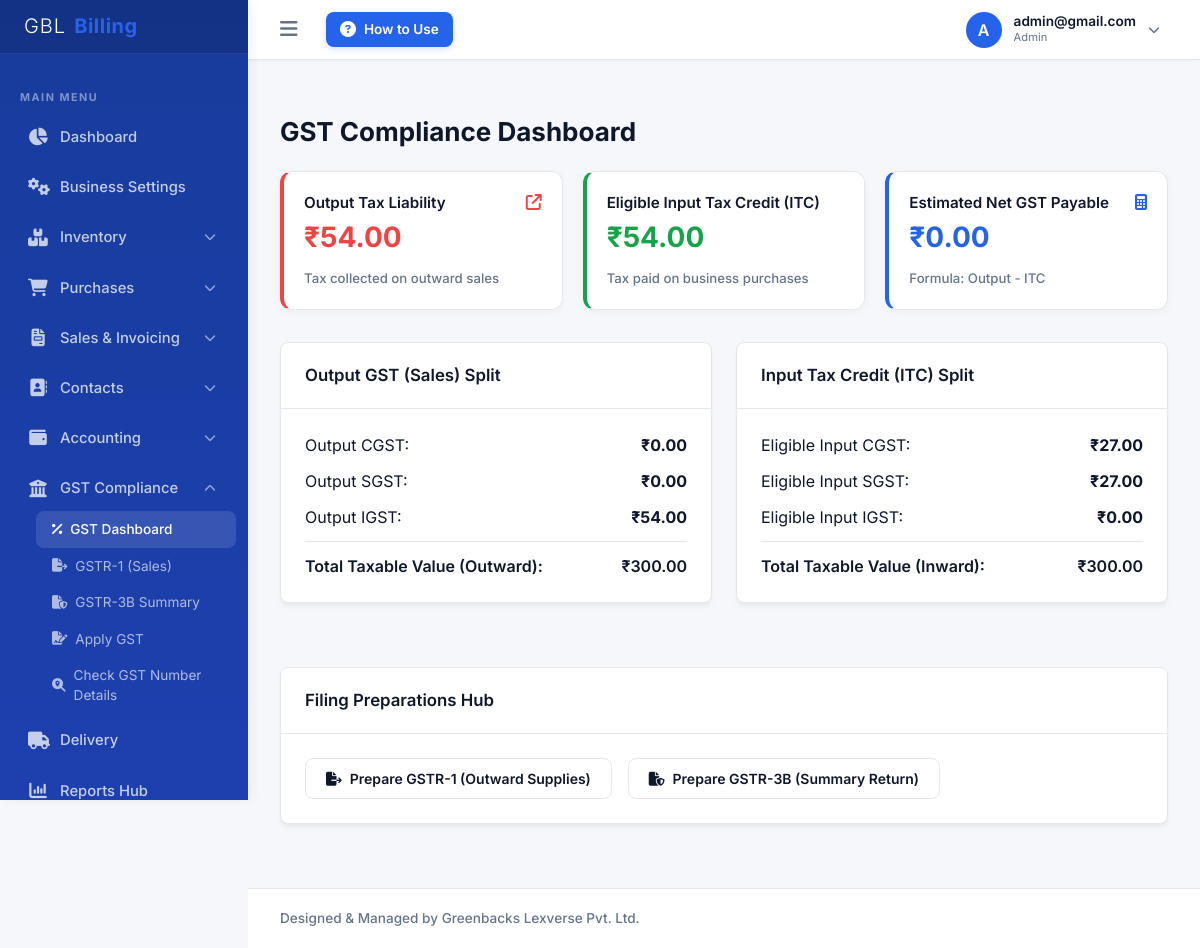
Page /company/gst/dashboard/ (signed in) on the committed database.
### billing/models.py (models this page shows, shortened)
class CustomUser(AbstractUser):
    ROLE_CHOICES = [
        ('SUPERADMIN', 'System Superadmin'),  # For Admin Panel Owner
        ('ADMIN', 'Company Admin'),           # Company Owner
        ('ACCOUNTANT', 'Accountant'),
        ('BILLING_STAFF', 'Billing Staff'),
        ('SALES_STAFF', 'Sales Staff'),
        ('INVENTORY_STAFF', 'Inventory Staff'),
    ]
    company = models.ForeignKey(Company, on_delete=models.CASCADE, null=True, blank=True, related_name='users')
    role = models.CharField(max_length=20, choices=ROLE_CHOICES, default='ADMIN')
    mobile = models.CharField(max_length=15, blank=True, null=True)
    profile_photo = models.ImageField(upload_to='profile_photos/', blank=True, null=True)
    updated_at = models.DateTimeField(auto_now=True, null=True)
    def get_profile_photo_url(self):
        if self.profile_photo:
            try:
                timestamp = int(self.updated_at.timestamp()) if self.updated_at else 1
                return f"{self.profile_photo.url}?v={timestamp}"
            except Exception:
                return self.profile_photo.url
        return None

### billing/views.py (the view, shortened to what this page needs)
# urls.py: path('company/gst/dashboard/', views.GSTDashboardView.as_view(), name='gst_dashboard'),
class GSTDashboardView(CompanyRequiredMixin, TemplateView):
    template_name = 'company/gst_dashboard.html'
    def get_context_data(self, **kwargs):
        context = super().get_context_data(**kwargs)
        company = self.request.user.company
        outward = GSTTransaction.objects.filter(
            company=company,
            transaction_type__in=['SALES', 'CREDIT_NOTE'],
            is_cancelled=False
        ).aggregate(
            cgst=Sum('cgst_amount'), sgst=Sum('sgst_amount'), igst=Sum('igst_amount'), total=Sum('taxable_value')
        )
        inward = GSTTransaction.objects.filter(
            company=company,
            transaction_type__in=['PURCHASE', 'DEBIT_NOTE'],
            is_cancelled=False
        ).aggregate(
            cgst=Sum('cgst_amount'), sgst=Sum('sgst_amount'), igst=Sum('igst_amount'), total=Sum('taxable_value')
        )
        out_cgst = quantize_amount(outward['cgst'] or Decimal('0.00'))
        out_sgst = quantize_amount(outward['sgst'] or Decimal('0.00'))
        out_igst = quantize_amount(outward['igst'] or Decimal('0.00'))
        out_taxable = quantize_amount(outward['total'] or Decimal('0.00'))
        in_cgst = quantize_amount(inward['cgst'] or Decimal('0.00'))
        in_sgst = quantize_amount(inward['sgst'] or Decimal('0.00'))
        in_igst = quantize_amount(inward['igst'] or Decimal('0.00'))
        in_taxable = quantize_amount(inward['total'] or Decimal('0.00'))
        output_tax = quantize_amount(out_cgst + out_sgst + out_igst)
        input_tax = quantize_amount(in_cgst + in_sgst + in_igst)
        net_payable = quantize_amount(max(Decimal('0.00'), output_tax - input_tax))
        context['out_cgst'] = f"{out_cgst:.2f}"
        context['out_sgst'] = f"{out_sgst:.2f}"
        context['out_igst'] = f"{out_igst:.2f}"
        context['out_taxable'] = f"{out_taxable:.2f}"
        context['output_tax'] = f"{output_tax:.2f}"
        context['in_cgst'] = f"{in_cgst:.2f}"
        context['in_sgst'] = f"{in_sgst:.2f}"
        context['in_igst'] = f"{in_igst:.2f}"
        context['in_taxable'] = f"{in_taxable:.2f}"
        context['input_tax'] = f"{input_tax:.2f}"
        context['net_payable'] = f"{net_payable:.2f}"
        return context

### billing/context_processors.py (called while the page is built)
def global_gst_states(request):
    return {
        'indian_states': INDIAN_STATES_AND_UTS,
    }

### billing/mixins.py (called while the page is built)
    def dispatch(self, request, *args, **kwargs):
        if not request.user.is_authenticated:
            return self.handle_no_permission()
        if request.user.role == 'SUPERADMIN':
            raise PermissionDenied("System Superadmins cannot access Company Panel.")
        if not request.user.company or not request.user.company.is_active:
            raise PermissionDenied("You do not belong to an active business account.")
        company = request.user.company
        if company.subscription_status == 'SUSPENDED':
            raise PermissionDenied("Your business subscription is suspended. Please contact admin.")
        return super().dispatch(request, *args, **kwargs)

### billing/utils.py (called while the page is built, shortened)
def parse_money(value):
    if value is None:
        return Decimal('0.00')
    if isinstance(value, Decimal):
        return value

def quantize_amount(val):
    if val is None:
        return Decimal('0.00')
    try:
        return parse_money(val).quantize(Decimal('0.01'), rounding=ROUND_HALF_UP)
    except ValueError:
        return Decimal('0.00')

### templates/company/gst_dashboard.html (shortened to what this page needs)
{% extends 'base_company.html' %}
{% block sub_gst_dash %}sub-item-active{% endblock %}
{% block content %}
<div class="page-header">
    <h1 class="page-title">GST Compliance Dashboard</h1>
</div>
<div class="dashboard-grid" style="display: grid; grid-template-columns: repeat(auto-fit, minmax(280px, 1fr)); gap: 1.25rem;">
    <a href="{% url 'gst_report_gstr1' %}" class="gst-stat-card" style="display: flex; flex-direction: column; justify-content: space-between; background: var(--card, #ffffff); border: 1px solid var(--border, #e2e8f0); border-left: 4px solid var(--destructive, #ef4444); border-radius: 12px; padding: 1.25rem; text-decoration: none; color: inherit; box-shadow: 0 2px 8px rgba(0,0,0,0.04); transition: transform 0.2s, box-shadow 0.2s;">
        <div>
            <div style="display: flex; justify-content: space-between; align-items: flex-start; gap: 0.5rem; margin-bottom: 0.5rem;">
                <span style="font-size: 0.95rem; font-weight: 600; color: var(--foreground, #0f172a); line-height: 1.4; word-break: break-word;">Output Tax Liability</span>
                <i class="fa-solid fa-arrow-up-right-from-square" style="color: var(--destructive, #ef4444); font-size: 1rem; flex-shrink: 0; margin-top: 2px;"></i>
            </div>
            <div style="font-size: 1.75rem; font-weight: 700; color: var(--destructive, #ef4444); margin: 0.4rem 0; line-height: 1.2;">₹{{ output_tax }}</div>
        </div>
        <div style="font-size: 0.825rem; color: var(--muted-foreground, #64748b); font-weight: 500; margin-top: 0.5rem;">Tax collected on outward sales</div>
    </a>
    <a href="{% url 'gst_report_gstr3b' %}" class="gst-stat-card" style="display: flex; flex-direction: column; justify-content: space-between; background: var(--card, #ffffff); border: 1px solid var(--border, #e2e8f0); border-left: 4px solid var(--success, #10b981); border-radius: 12px; padding: 1.25rem; text-decoration: none; color: inherit; box-shadow: 0 2px 8px rgba(0,0,0,0.04); transition: transform 0.2s, box-shadow 0.2s;">
        <div>
            <div style="display: flex; justify-content: space-between; align-items: flex-start; gap: 0.5rem; margin-bottom: 0.5rem;">
                <span style="font-size: 0.95rem; font-weight: 600; color: var(--foreground, #0f172a); line-height: 1.4; word-break: break-word;">Eligible Input Tax Credit (ITC)</span>
            </div>
            <div style="font-size: 1.75rem; font-weight: 700; color: var(--success, #10b981); margin: 0.4rem 0; line-height: 1.2;">₹{{ input_tax }}</div>
        </div>
        <div style="font-size: 0.825rem; color: var(--muted-foreground, #64748b); font-weight: 500; margin-top: 0.5rem;">Tax paid on business purchases</div>
    </a>
    <a href="{% url 'gst_report_gstr3b' %}" class="gst-stat-card" style="display: flex; flex-direction: column; justify-content: space-between; background: var(--card, #ffffff); border: 1px solid var(--border, #e2e8f0); border-left: 4px solid var(--primary, #2563eb); border-radius: 12px; padding: 1.25rem; text-decoration: none; color: inherit; box-shadow: 0 2px 8px rgba(0,0,0,0.04); transition: transform 0.2s, box-shadow 0.2s;">
        <div>
            <div style="display: flex; justify-content: space-between; align-items: flex-start; gap: 0.5rem; margin-bottom: 0.5rem;">
                <span style="font-size: 0.95rem; font-weight: 600; color: var(--foreground, #0f172a); line-height: 1.4; word-break: break-word;">Estimated Net GST Payable</span>
                <i class="fa-solid fa-calculator" style="color: var(--primary, #2563eb); font-size: 1rem; flex-shrink: 0; margin-top: 2px;"></i>
            </div>
            <div style="font-size: 1.75rem; font-weight: 700; color: var(--primary, #2563eb); margin: 0.4rem 0; line-height: 1.2;">₹{{ net_payable }}</div>
        </div>
        <div style="font-size: 0.825rem; color: var(--muted-foreground, #64748b); font-weight: 500; margin-top: 0.5rem;">Formula: Output - ITC</div>
    </a>
</div>
<div style="display: grid; grid-template-columns: 1fr 1fr; gap: 1.5rem; margin-top: 2rem;">
    <div class="card-container">
        <div class="card-header"><h3 class="card-title">Output GST (Sales) Split</h3></div>
        <div class="card-body" style="display: flex; flex-direction: column; gap: 0.75rem; font-size: 1rem;">
            <div style="display: flex; justify-content: space-between;">
                <span>Output CGST:</span>
                <strong>₹{{ out_cgst }}</strong>
            </div>
            <div style="display: flex; justify-content: space-between;">
                <span>Output SGST:</span>
                <strong>₹{{ out_sgst }}</strong>
            </div>
            <div style="display: flex; justify-content: space-between;">
                <span>Output IGST:</span>
                <strong>₹{{ out_igst }}</strong>
            </div>
            <hr style="border: none; border-top: 1px solid var(--border);">
            <div style="display: flex; justify-content: space-between; font-weight: 600;">
                <span>Total Taxable Value (Outward):</span>
                <span>₹{{ out_taxable }}</span>
            </div>
        </div>
    </div>
    <div class="card-container">
        <div class="card-header"><h3 class="card-title">Input Tax Credit (ITC) Split</h3></div>
        <div class="card-body" style="display: flex; flex-direction: column; gap: 0.75rem; font-size: 1rem;">
            <div style="display: flex; justify-content: space-between;">
                <span>Eligible Input CGST:</span>
                <strong>₹{{ in_cgst }}</strong>
            </div>
            <div style="display: flex; justify-content: space-between;">
                <span>Eligible Input SGST:</span>
                <strong>₹{{ in_sgst }}</strong>
            </div>
            <div style="display: flex; justify-content: space-between;">
                <span>Eligible Input IGST:</span>
                <strong>₹{{ in_igst }}</strong>
            </div>
            <hr style="border: none; border-top: 1px solid var(--border);">
            <div style="display: flex; justify-content: space-between; font-weight: 600;">
                <span>Total Taxable Value (Inward):</span>
                <span>₹{{ in_taxable }}</span>
            </div>
        </div>
    </div>
</div>
<div class="card-container" style="margin-top: 2rem;">
    <div class="card-header"><h3 class="card-title">Filing Preparations Hub</h3></div>
    <div class="card-body" style="display: flex; gap: 1rem;">
        <a href="{% url 'gst_report_gstr1' %}" class="btn btn-secondary">
            <i class="fa-solid fa-file-export"></i> Prepare GSTR-1 (Outward Supplies)
        </a>
        <a href="{% url 'gst_report_gstr3b' %}" class="btn btn-secondary">
            <i class="fa-solid fa-file-shield"></i> Prepare GSTR-3B (Summary Return)
        </a>
    </div>
</div>
{% endblock %}

### templates/base.html (shortened to what this page needs)
{% load static %}
<!DOCTYPE html>
<html lang="en">
<head>
    <link href="https://cdnjs.cloudflare.com/ajax/libs/font-awesome/6.4.0/css/all.min.css" rel="stylesheet">
    <link rel="stylesheet" href="{% static 'css/styles.css' %}">
</head>
<body>
    <div class="app-container">
        <aside class="sidebar" id="sidebar">
            <div class="sidebar-header">
                <div class="sidebar-logo">
                    <span style="color: #ffffff; font-weight: 300; letter-spacing: 1px;">GBL</span><span style="color: #2563eb; font-weight: 700; letter-spacing: 0.5px;">Billing</span>
                </div>
            </div>
            <ul class="sidebar-menu">
                {% block sidebar_menu %}{% endblock %}
            </ul>
        </aside>
        <div class="main-wrapper">
            <header class="app-header">
                <div class="header-left">
                    <button type="button" class="toggle-sidebar-btn" id="toggle-sidebar" onclick="toggleAppSidebar(event)" title="Toggle Sidebar">
                        <i class="fa-solid fa-bars"></i>
                    </button>
                    <a href="{% url 'how_to_use' %}" class="btn-how-to-use" title="How to Use - User Guide">
                        <i class="fa-solid fa-circle-question"></i>
                        <span>How to Use</span>
                    </a>
                </div>
                <div class="header-right">
                    <div class="profile-trigger-container" id="profile-area">
                        <div class="user-profile" id="profile-btn">
                            <div class="user-avatar" id="header-user-avatar-box">
                                {% if request.user.get_profile_photo_url %}
                                    <img id="header-user-avatar" src="{{ request.user.get_profile_photo_url }}" alt="Profile" style="width: 100%; height: 100%; object-fit: cover; border-radius: 50%;">
                                {% else %}
                                    <span id="header-user-initial">{{ request.user.username|slice:":1"|upper }}</span>
                                {% endif %}
                            </div>
                            <div class="user-info-text">
                                <div style="font-size: 0.85rem; font-weight: 600; line-height: 1.2;">{{ request.user.username }}</div>
                                <div style="font-size: 0.7rem; color: var(--muted); text-transform: capitalize;">{{ request.user.role|lower }}</div>
                            </div>
                            <i class="fa-solid fa-chevron-down dropdown-arrow"></i>
                        </div>
                    </div>
                </div>
            </header>
            <main class="content-body">
                {% block content %}{% endblock %}
            </main>
            <footer class="app-footer">
                <div style="font-size: 0.85rem; font-weight: 500;">Designed & Managed by Greenbacks Lexverse Pvt. Ltd.</div>
            </footer>
        </div>
    </div>
</body>
</html>

### rows in the picture
CustomUser: user.username "A", user.username "admin@gmail.com", user.role "Admin"

### other values in the picture
{{ output_tax }} "54.00"
{{ input_tax }} "54.00"
{{ net_payable }} "0.00"
{{ out_cgst }} "0.00"
{{ out_sgst }} "0.00"
{{ out_igst }} "54.00"
{{ out_taxable }} "300.00"
{{ in_cgst }} "27.00"
{{ in_sgst }} "27.00"
{{ in_igst }} "0.00"
{{ in_taxable }} "300.00"
